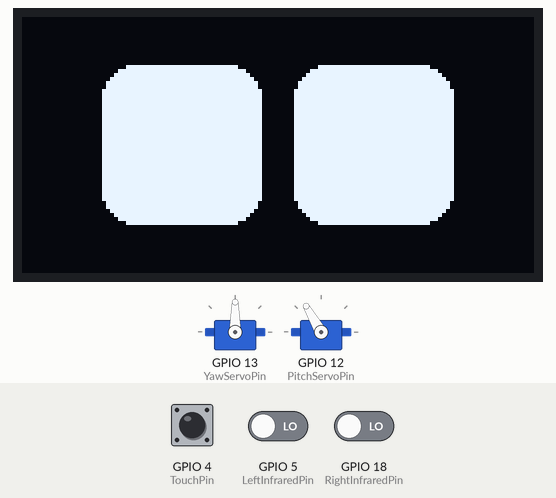
Recording of a program running on a simulated ESP32. Shown: 2 × servo, 128×64 one-colour display. The inputs (shaded band) are chosen by the test bench; at power-on: GPIO 4 (TouchPin) LOW, GPIO 5 (LeftInfraredPin) LOW, GPIO 18 (RightInfraredPin) LOW.

Above: at 3.9 s.
4.0 s: GPIO 4 (TouchPin) pulled HIGH for 1 s
At 5.6 s:
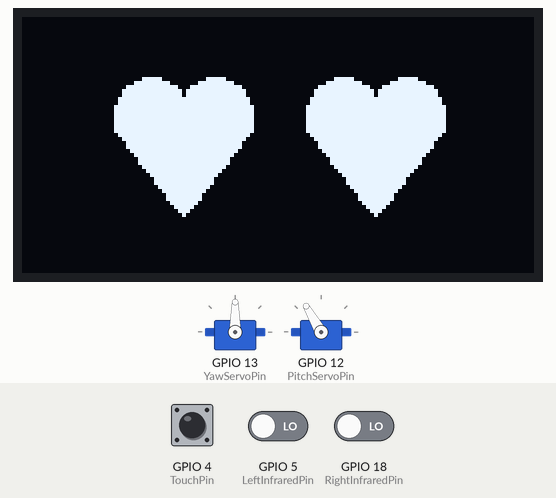
8.0 s: GPIO 4 (TouchPin) pulled HIGH for 0.15 s
At 9.4 s:
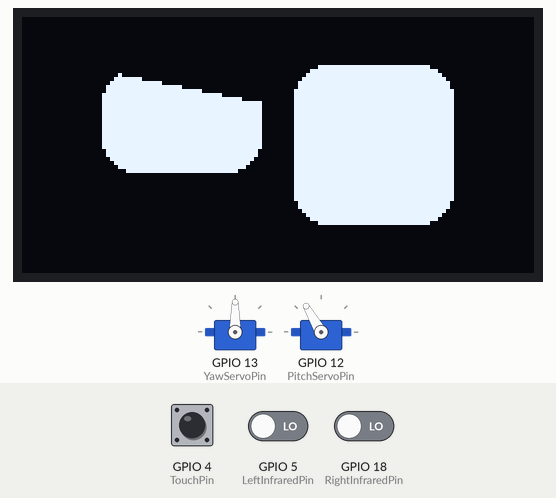
At 12.9 s:
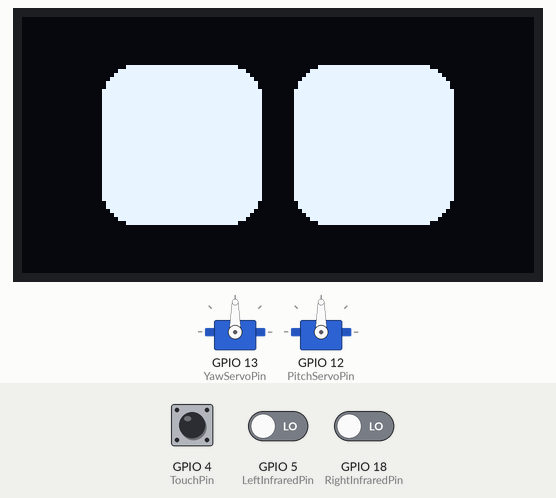
Timing chart, 0 to 14.4 s (numbered marks = the images above; inputs shaded):
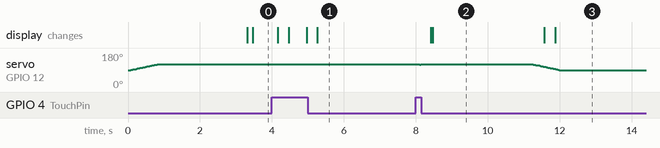

The program:

main.cpp
```cpp
#include <Arduino.h>

#include "bot_core.h"

// Arduino 框架要求的启动回调。具体硬件初始化集中在 bot_core 中，
// 这样 main.cpp 不需要知道传感器、舵机和 OLED 的内部实现。
void setup()
{
    initializeBot();
}

// Arduino 框架会持续调用 loop()。每一轮只推进一次非阻塞状态机，
// 所有等待都由 millis() 计时，不在这里使用 delay()。
void loop()
{
    updateBot();
}
```

bot_behavior.cpp
```cpp
#include "bot_behavior.h"

#include "robot_config.h"

namespace {

BehaviorOutput followInfrared(HandDirection direction)
{
    // 左右单侧目标会让 yaw 继续朝对应方向走；pitch 同时抬到 120°。
    // Both 只保持水平位置，避免两侧同时有人时头部来回争抢方向。
    switch (direction) {
        case HandDirection::Left:
            return {HorizontalAction::TurnLeft, VerticalAction::Raise, BotFace::Happy};
        case HandDirection::Right:
            return {HorizontalAction::TurnRight, VerticalAction::Raise, BotFace::Happy};
        case HandDirection::Both:
            return {HorizontalAction::Hold, VerticalAction::Raise, BotFace::Default};
        case HandDirection::None:
            break;
    }

    return {HorizontalAction::Center, VerticalAction::Center, BotFace::Default};
}

} // namespace

void BotBehavior::reset(uint32_t now)
{
    // reset 不移动硬件，只清除行为记忆；当前角度由舵机模块独立维护。
    touchMode_ = TouchMode::Inactive;
    longTouch_ = false;
    infraredClearSeenAfterTouch_ = false;
    touchReleasedAt_ = now;
    infraredTrackingWasActive_ = false;
    infraredLossTimerActive_ = false;
    infraredLostAt_ = now;
}

BehaviorOutput BotBehavior::update(const BehaviorInput &input)
{
    // 新的稳定触摸可以打断红外跟随、红外归中和上一次触摸等待。
    if (input.touchPressedEvent) {
        touchMode_ = TouchMode::Pressed;
        longTouch_ = false;
        infraredClearSeenAfterTouch_ = false;
        infraredLossTimerActive_ = false;
        infraredTrackingWasActive_ = false;
    }

    if (touchMode_ == TouchMode::Pressed) {
        // 按住期间始终锁住 yaw，并保持抬头；红外不能抢占触摸。
        if (input.touchLongPressEvent) {
            longTouch_ = true;
        }

        if (input.touchReleasedEvent) {
            touchMode_ = TouchMode::Waiting;
            touchReleasedAt_ = input.now;
            infraredClearSeenAfterTouch_ = false;
        }

        return {HorizontalAction::Hold,
                VerticalAction::Raise,
                longTouch_ ? BotFace::Heart : BotFace::Confused};
    }

    if (touchMode_ == TouchMode::Waiting || touchMode_ == TouchMode::Returning) {
        // 只有“完整采样窗口”才可以改变触摸后的红外解锁状态。
        if (input.infraredSampleComplete) {
            if (input.infrared == HandDirection::None) {
                infraredClearSeenAfterTouch_ = true;
            } else if (infraredClearSeenAfterTouch_) {
                touchMode_ = TouchMode::Inactive;
                infraredTrackingWasActive_ = true;
                infraredLossTimerActive_ = false;
                return followInfrared(input.infrared);
            }
        }

        if (touchMode_ == TouchMode::Waiting &&
            input.now - touchReleasedAt_ >= RobotConfig::ReturnToCenterDelayMilliseconds) {
            touchMode_ = TouchMode::Returning;
        }

        if (touchMode_ == TouchMode::Waiting) {
            return {HorizontalAction::Hold,
                    VerticalAction::Raise,
                    longTouch_ ? BotFace::Heart : BotFace::Confused};
        }

        return {HorizontalAction::Center, VerticalAction::Center, BotFace::Default};
    }

    if (input.infrared != HandDirection::None) {
        // 触摸锁定结束后，新的稳定红外方向恢复普通跟随。
        infraredTrackingWasActive_ = true;
        infraredLossTimerActive_ = false;
        return followInfrared(input.infrared);
    }

    if (infraredTrackingWasActive_) {
        // 目标刚消失：先停在原地显示疑惑，计时满 3 秒才归中。
        infraredTrackingWasActive_ = false;
        infraredLossTimerActive_ = true;
        infraredLostAt_ = input.now;
    }

    if (infraredLossTimerActive_) {
        if (input.now - infraredLostAt_ < RobotConfig::ReturnToCenterDelayMilliseconds) {
            return {HorizontalAction::Hold, VerticalAction::Hold, BotFace::Confused};
        }
        infraredLossTimerActive_ = false;
    }

    return {HorizontalAction::Center, VerticalAction::Center, BotFace::Default};
}
```

bot_behavior.h
```cpp
#ifndef BOT_BEHAVIOR_H
#define BOT_BEHAVIOR_H

#include <stdint.h>

#include "hardware/ir_sensor.h"

// yaw 轴在当前循环应该执行的动作。
enum class HorizontalAction : uint8_t {
    Hold,
    TurnLeft,
    TurnRight,
    Center
};

// pitch 轴在当前循环应该执行的动作。
enum class VerticalAction : uint8_t {
    Hold,
    Raise,
    Center
};

// 核心逻辑使用的表情集合；具体绘制由 hardware/oled.cpp 完成。
enum class BotFace : uint8_t {
    Default,
    Happy,
    Confused,
    Heart
};

struct BehaviorInput {
    uint32_t now = 0;                         // 当前 millis() 时间戳
    HandDirection infrared = HandDirection::None; // 最近一次稳定红外方向
    bool infraredSampleComplete = true;      // 本轮是否完成 5 次红外表决
    bool touchPressed = false;                // 消抖后的持续按下状态
    bool touchPressedEvent = false;           // 消抖后的按下沿，只出现一轮
    bool touchReleasedEvent = false;          // 消抖后的松开沿，只出现一轮
    bool touchLongPressEvent = false;         // 满 800 ms 的一次性事件
};

struct BehaviorOutput {
    HorizontalAction horizontal = HorizontalAction::Hold;
    VerticalAction vertical = VerticalAction::Hold;
    BotFace face = BotFace::Default;

    BehaviorOutput(HorizontalAction horizontalAction = HorizontalAction::Hold,
                   VerticalAction verticalAction = VerticalAction::Hold,
                   BotFace faceValue = BotFace::Default)
        : horizontal(horizontalAction), vertical(verticalAction), face(faceValue)
    {
    }
};

class BotBehavior {
public:
    // 清空上一次互动，通常在 setup() 中调用。
    void reset(uint32_t now);

    // 根据一轮输入返回动作目标；本函数不直接访问 GPIO、Servo 或 OLED。
    BehaviorOutput update(const BehaviorInput &input);

private:
    enum class TouchMode : uint8_t {
        Inactive,
        Pressed,
        Waiting,
        Returning
    };

    TouchMode touchMode_ = TouchMode::Inactive; // 触摸优先级状态
    bool longTouch_ = false;                    // 本次触摸是否已进入爱心状态
    bool infraredClearSeenAfterTouch_ = false;  // 松手后是否完成无遮挡确认
    uint32_t touchReleasedAt_ = 0;              // 触摸等待归中的起点

    bool infraredTrackingWasActive_ = false;    // 上一轮是否正在跟随目标
    bool infraredLossTimerActive_ = false;      // 红外丢失 3 秒计时是否运行
    uint32_t infraredLostAt_ = 0;               // 红外目标最后消失时间
};

#endif
```

bot_core.cpp
```cpp
#include "bot_core.h"

#include <Arduino.h>
#include <Wire.h>

#include <Adafruit_SSD1306.h>

#include "bot_behavior.h"
#include "hardware/ir_sensor.h"
#include "hardware/oled.h"
#include "hardware/servo_ctrl.h"
#include "hardware/touch.h"
#include "robot_config.h"

namespace {

constexpr uint8_t ScreenWidth = 128;
constexpr uint8_t ScreenHeight = 64;

// 这些对象只在本文件中存在，避免 main.cpp 直接依赖具体硬件对象。
Adafruit_SSD1306 display(ScreenWidth, ScreenHeight, &Wire, -1);
BotBehavior behavior;
BotFace lastFace = BotFace::Default;
uint32_t lastFaceRefreshAt = 0;

// 将核心逻辑使用的轻量表情类型转换为 OLED 模块的公共枚举。
// OLED 模块仍只负责绘制，不参与传感器优先级判断。
FaceEmotion toFaceEmotion(BotFace face)
{
    switch (face) {
        case BotFace::Happy:
            return FaceEmotion::Happy;
        case BotFace::Confused:
            return FaceEmotion::Confused;
        case BotFace::Heart:
            return FaceEmotion::Heart;
        case BotFace::Default:
            return FaceEmotion::Default;
    }
    return FaceEmotion::Default;
}

void applyMovement(const BehaviorOutput &output)
{
    // Center 是完整归中命令，必须同时清除 yaw 和 pitch 的旧目标。
    if (output.horizontal == HorizontalAction::Center &&
        output.vertical == VerticalAction::Center) {
        returnHeadToCenter();
        return;
    }

    // 两轴都保持时使用一次整体停止，避免某一轴继续追赶旧目标。
    if (output.horizontal == HorizontalAction::Hold &&
        output.vertical == VerticalAction::Hold) {
        holdHeadPosition();
        return;
    }

    switch (output.horizontal) {
        case HorizontalAction::TurnLeft:
            turnHeadLeft();
            break;
        case HorizontalAction::TurnRight:
            turnHeadRight();
            break;
        case HorizontalAction::Hold:
            holdHorizontalPosition();
            break;
        case HorizontalAction::Center:
            break;
    }

    if (output.vertical == VerticalAction::Raise) {
        raiseHead();
    }
}

} // namespace

void initializeBot()
{
    // 初始化顺序：先建立输入和舵机，再初始化 OLED；所有模块的引脚
    // 都从 robot_config.h 读取，避免在多个文件中出现不同接线版本。
    initializeInfraredSensors();
    initializeTouchSensor();
    initializeServos();
    init_Oled(display);

    const uint32_t now = millis();
    behavior.reset(now);
    lastFace = BotFace::Default;
    setFaceEmotion(FaceEmotion::Default);
    updateFace(display);
    lastFaceRefreshAt = now;
}

void updateBot()
{
    const uint32_t now = millis();

    // 触摸先于红外读取，行为模块随后会把触摸作为最高优先级输入。
    const TouchEvents touch = updateTouchSensor(now);
    if (touch.releasedEvent) {
        // 丢弃触摸前尚未完成的红外采样窗口；后续必须先完成一个
        // 全部无遮挡的窗口，新的遮挡才能接管动作。
        resetInfraredSampling(now);
    }
    const InfraredReading infrared = updateInfraredSensors(now);

    // 组装一份本轮快照交给纯逻辑模块。硬件模块不直接改变表情或舵机。
    BehaviorInput input;
    input.now = now;
    input.infrared = infrared.direction;
    input.infraredSampleComplete = infrared.sampleWindowComplete;
    input.touchPressed = touch.pressed;
    input.touchPressedEvent = touch.pressedEvent;
    input.touchReleasedEvent = touch.releasedEvent;
    input.touchLongPressEvent = touch.longPressEvent;

    // 行为模块只返回目标动作；硬件适配和 OLED 动画分别在这里执行。
    const BehaviorOutput output = behavior.update(input);
    applyMovement(output);
    updateServoPositions(now);

    if (output.face != lastFace) {
        lastFace = output.face;
        setFaceEmotion(toFaceEmotion(output.face));
    }

    if (now - lastFaceRefreshAt >= RobotConfig::FaceRefreshIntervalMilliseconds) {
        updateFace(display);
        lastFaceRefreshAt = now;
    }
}
```

bot_core.h
```cpp
#ifndef BOT_CORE_H
#define BOT_CORE_H

// 初始化全部硬件，并把机器人置于双舵机 90°、默认表情状态。
void initializeBot();

// 读取一次传感器、计算行为、提交舵机目标并刷新 OLED 动画。
void updateBot();

#endif
```

ir_sensor.cpp
```cpp
#include "ir_sensor.h"

#include <Arduino.h>

#include "input_filters.h"
#include "robot_config.h"

namespace {

InfraredSampler infraredSampler;

} // namespace

void initializeInfraredSensors()
{
    // 红外 OUT 是推挽数字信号，LOW 表示模块检测到障碍物。
    pinMode(RobotConfig::LeftInfraredPin, INPUT);
    pinMode(RobotConfig::RightInfraredPin, INPUT);
    infraredSampler.reset(millis());
}

void resetInfraredSampling(uint32_t now)
{
    infraredSampler.reset(now);
}

InfraredReading updateInfraredSensors(uint32_t now)
{
    // 两路在同一轮读取；多数表决和 2 ms 节拍由 InfraredSampler 处理。
    const bool leftActive = digitalRead(RobotConfig::LeftInfraredPin) == LOW;
    const bool rightActive = digitalRead(RobotConfig::RightInfraredPin) == LOW;
    return infraredSampler.update(now, leftActive, rightActive);
}
```

ir_sensor.h
```cpp
#ifndef IR_SENSOR_H
#define IR_SENSOR_H

#include <stdint.h>

enum class HandDirection : uint8_t {
    None,
    Left,
    Right,
    Both
};

struct InfraredReading {
    HandDirection direction;
    bool sampleWindowComplete;

    InfraredReading(HandDirection value = HandDirection::None,
                    bool complete = false)
        : direction(value), sampleWindowComplete(complete)
    {
    }
};

void initializeInfraredSensors();
void resetInfraredSampling(uint32_t now);
InfraredReading updateInfraredSensors(uint32_t now);

#endif
```

oled.h
```cpp
#ifndef OLED_H
#define OLED_H

#include <Arduino.h>
#include <Adafruit_GFX.h>
#include <Adafruit_SSD1306.h>

enum class FaceEmotion : uint8_t {
    Default,
    Surprised,
    Happy,
    Confused,
    Heart
};

void init_Oled(Adafruit_SSD1306 &disp);
void updateFace(Adafruit_SSD1306 &disp);
void setFaceEmotion(FaceEmotion emotion);

#endif
```

servo_ctrl.cpp
```cpp
#include "servo_ctrl.h"

#include <Arduino.h>
#include <ESP32Servo.h>

#include "robot_config.h"
#include "servo_motion.h"

namespace {

Servo yawServo;
Servo pitchServo;
ServoMotion motion;

} // namespace

void initializeServos()
{
    // 舵机使用外接 5V，信号脚只由 ESP32 输出 PWM；供电地必须共地。
    yawServo.attach(RobotConfig::YawServoPin,
                    RobotConfig::ServoPulseMinimumMicroseconds,
                    RobotConfig::ServoPulseMaximumMicroseconds);
    pitchServo.attach(RobotConfig::PitchServoPin,
                      RobotConfig::ServoPulseMinimumMicroseconds,
                      RobotConfig::ServoPulseMaximumMicroseconds);

    motion.reset(millis());
    yawServo.write(motion.currentHorizontalAngle());
    pitchServo.write(motion.currentVerticalAngle());
}

void turnHeadLeft()
{
    motion.turnLeft();
}

void turnHeadRight()
{
    motion.turnRight();
}

void holdHorizontalPosition()
{
    motion.holdHorizontal();
}

void holdHeadPosition()
{
    motion.holdHead();
}

void raiseHead()
{
    motion.raiseHead();
}

void returnHeadToCenter()
{
    motion.returnToCenter();
}

void updateServoPositions(uint32_t now)
{
    // 只有角度实际变化时才写一次 Servo，减少无意义的 PWM 更新。
    if (!motion.update(now)) {
        return;
    }

    yawServo.write(motion.currentHorizontalAngle());
    pitchServo.write(motion.currentVerticalAngle());
}
```

servo_ctrl.h
```cpp
#ifndef SERVO_CTRL_H
#define SERVO_CTRL_H

#include <stdint.h>

void initializeServos();
void turnHeadLeft();
void turnHeadRight();
void holdHorizontalPosition();
void holdHeadPosition();
void raiseHead();
void returnHeadToCenter();
void updateServoPositions(uint32_t now);

#endif
```

touch.cpp
```cpp
#include "touch.h"

#include <Arduino.h>

#include "robot_config.h"

namespace {

TouchFilter touchFilter;

bool readTouchActive()
{
    // 先读物理 HIGH，再由配置转换成逻辑上的“正在触摸”。
    const bool pinIsHigh = digitalRead(RobotConfig::TouchPin) == HIGH;
    return RobotConfig::TouchActiveHigh ? pinIsHigh : !pinIsHigh;
}

} // namespace

void initializeTouchSensor()
{
    // TTP223 使用独立数字输出，不启用 ESP32 内部上拉或下拉。
    pinMode(RobotConfig::TouchPin, INPUT);
    touchFilter.reset(millis(), readTouchActive());
}

TouchEvents updateTouchSensor(uint32_t now)
{
    // 这一层只做 GPIO 读取；消抖和长按语义由可测试的 TouchFilter 处理。
    return touchFilter.update(now, readTouchActive());
}
```

touch.h
```cpp
#ifndef TOUCH_H
#define TOUCH_H

#include <stdint.h>

#include "input_filters.h"

void initializeTouchSensor();
TouchEvents updateTouchSensor(uint32_t now);

#endif
```

input_filters.cpp
```cpp
#include "input_filters.h"

#include "robot_config.h"

void TouchFilter::reset(uint32_t now, bool rawPressed)
{
    // stablePressed_ 故意从 false 开始，避免上电时直接把噪声当成事件。
    lastRawPressed_ = rawPressed;
    stablePressed_ = false;
    longPressReported_ = false;
    rawChangedAt_ = now;
    pressedAt_ = now;
}

TouchEvents TouchFilter::update(uint32_t now, bool rawPressed)
{
    TouchEvents events;

    if (rawPressed != lastRawPressed_) {
        // 用原始下降沿锁定实际接触时长，避免恰好在 800 ms 松手时
        // 因为进入松手消抖而漏掉长按事件。
        if (lastRawPressed_ && !rawPressed && stablePressed_ &&
            !longPressReported_ &&
            now - pressedAt_ >= RobotConfig::TouchLongPressMilliseconds) {
            longPressReported_ = true;
            events.longPressEvent = true;
        }
        lastRawPressed_ = rawPressed;
        rawChangedAt_ = now;
    }

    if (rawPressed != stablePressed_ &&
        now - rawChangedAt_ >= RobotConfig::TouchDebounceMilliseconds) {
        // 原始电平连续稳定 100 ms 后，才提交按下或松开状态变化。
        stablePressed_ = rawPressed;
        if (stablePressed_) {
            pressedAt_ = now;
            longPressReported_ = false;
            events.pressedEvent = true;
        } else {
            events.releasedEvent = true;
            longPressReported_ = false;
        }
    }

    if (stablePressed_ && rawPressed && !longPressReported_ &&
        now - pressedAt_ >= RobotConfig::TouchLongPressMilliseconds) {
        // 长按只发一次；后续循环只保持 Heart 表情，不重复触发动画。
        longPressReported_ = true;
        events.longPressEvent = true;
    }

    events.pressed = stablePressed_;
    return events;
}

void InfraredFilter::reset()
{
    sampleCount_ = 0;
    leftActiveCount_ = 0;
    rightActiveCount_ = 0;
}

bool InfraredFilter::addSample(bool leftActive, bool rightActive,
                               HandDirection &direction)
{
    if (leftActive) {
        leftActiveCount_++;
    }
    if (rightActive) {
        rightActiveCount_++;
    }
    sampleCount_++;

    if (sampleCount_ < RobotConfig::InfraredSampleCount) {
        // 窗口未满时不改变上一轮稳定方向。
        return false;
    }

    const bool leftDetected =
        leftActiveCount_ >= RobotConfig::InfraredRequiredActiveSamples;
    const bool rightDetected =
        rightActiveCount_ >= RobotConfig::InfraredRequiredActiveSamples;

    if (leftDetected && rightDetected) {
        direction = HandDirection::Both;
    } else if (leftDetected) {
        direction = HandDirection::Left;
    } else if (rightDetected) {
        direction = HandDirection::Right;
    } else {
        direction = HandDirection::None;
    }

    reset();
    return true;
}

void InfraredSampler::reset(uint32_t now)
{
    filter_.reset();
    currentDirection_ = HandDirection::None;
    lastSampleAt_ = now;
}

InfraredReading InfraredSampler::update(uint32_t now,
                                        bool leftActive,
                                        bool rightActive)
{
    if (now - lastSampleAt_ < RobotConfig::InfraredSampleIntervalMilliseconds) {
        // 这里不阻塞等待；调用方下一轮 loop 再继续采样。
        return InfraredReading(currentDirection_, false);
    }
    lastSampleAt_ = now;

    const bool complete = filter_.addSample(leftActive, rightActive,
                                            currentDirection_);
    return InfraredReading(currentDirection_, complete);
}
```

servo_motion.h
```cpp
#ifndef SERVO_MOTION_H
#define SERVO_MOTION_H

#include <stdint.h>

class ServoMotion {
public:
    // 让软件角度与上电后舵机的中位假设一致。
    void reset(uint32_t now);

    // 每次调用只更新目标角度，真正写 PWM 在 update() 中按 20 ms 节拍执行。
    void turnLeft();
    void turnRight();
    void holdHorizontal();
    void holdHead();
    void raiseHead();
    void returnToCenter();
    // 按当前目标每 20 ms 最多移动 1°，返回本轮是否发生角度变化。
    bool update(uint32_t now);

    int currentHorizontalAngle() const;
    int currentVerticalAngle() const;

private:
    int currentHorizontalAngle_ = 90;
    int currentVerticalAngle_ = 90;
    int targetHorizontalAngle_ = 90;
    int targetVerticalAngle_ = 90;
    uint32_t lastStepAt_ = 0;
};

#endif
```

Source omitted: oled.cpp (9123 bytes), input_filters.h (1289 bytes), servo_motion.cpp (2412 bytes), robot_config.h (1442 bytes)

Measured:
- after the input at 4.0 s, the display: first changes after 0.16 s (image 1 shows a later state)
- after the input at 8.0 s, the display: first changes after 0.42 s (image 2 shows a later state)
- what the display in image 2 shows lasts 3.1 s, from 8.5 s to 11.6 s
